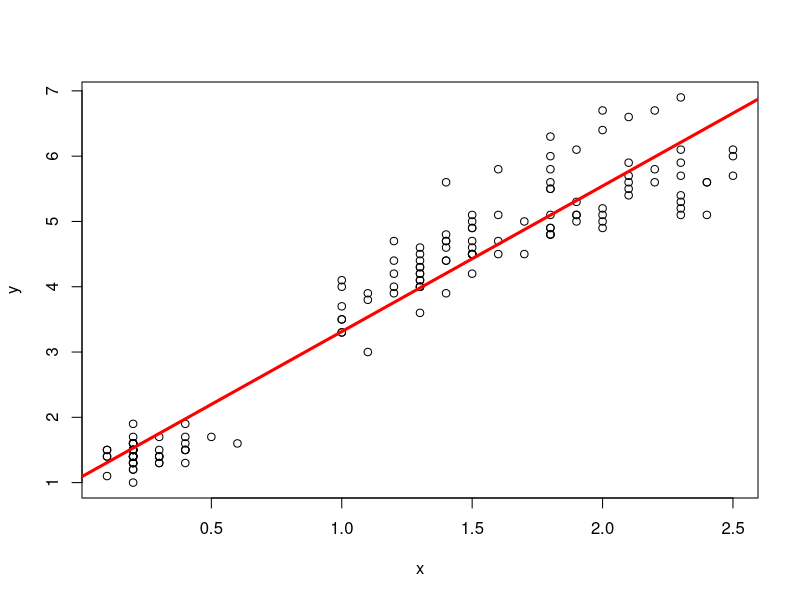
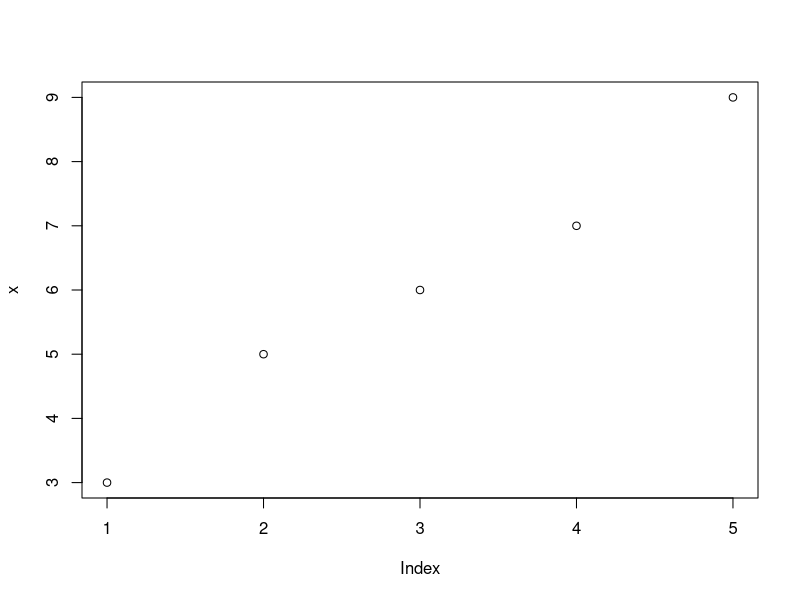
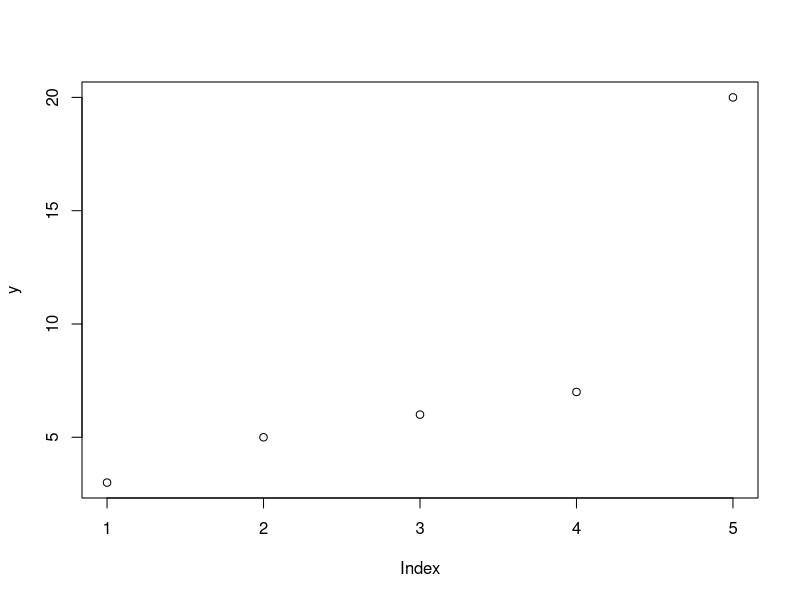
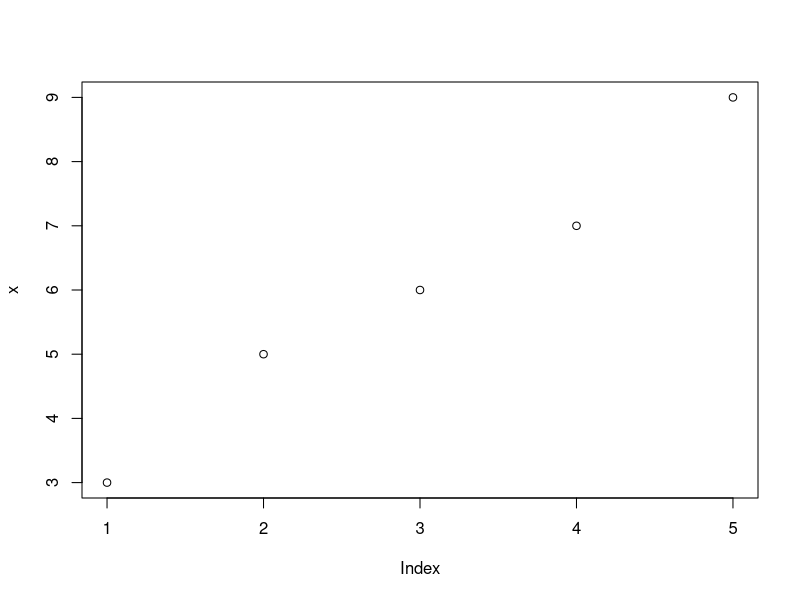
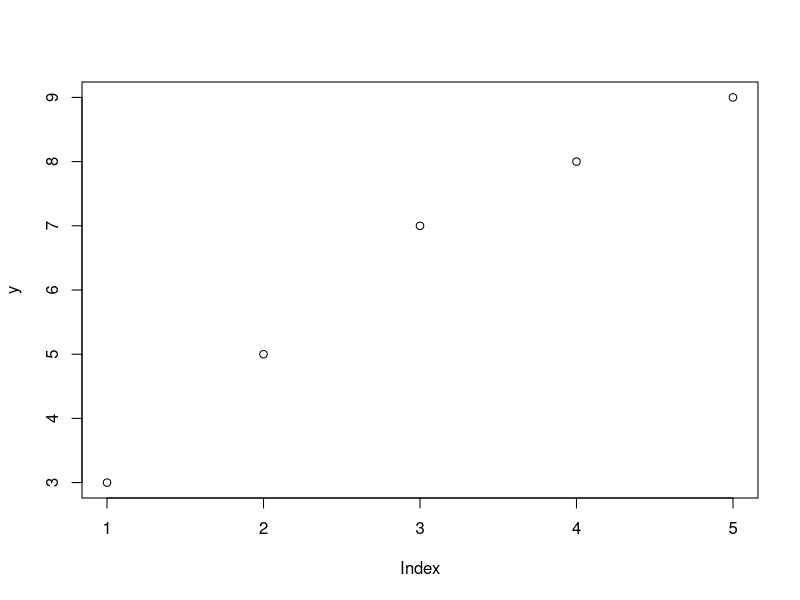
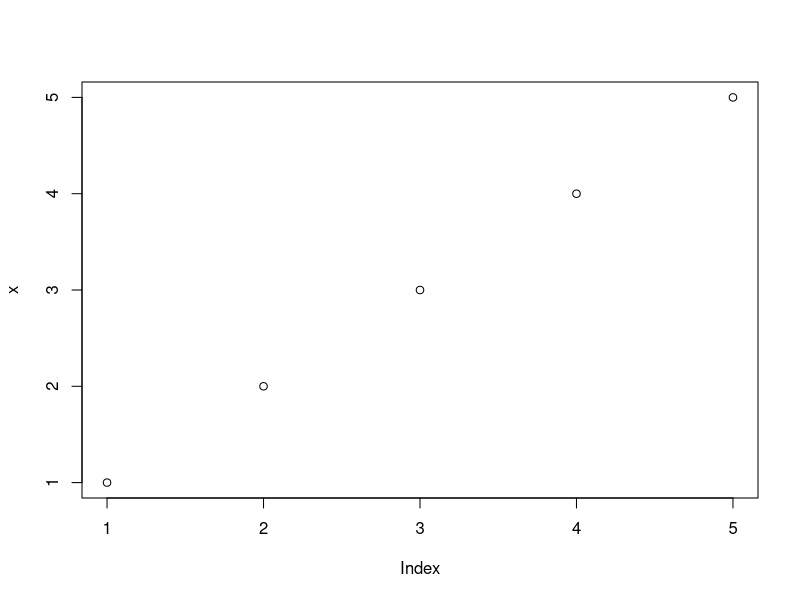
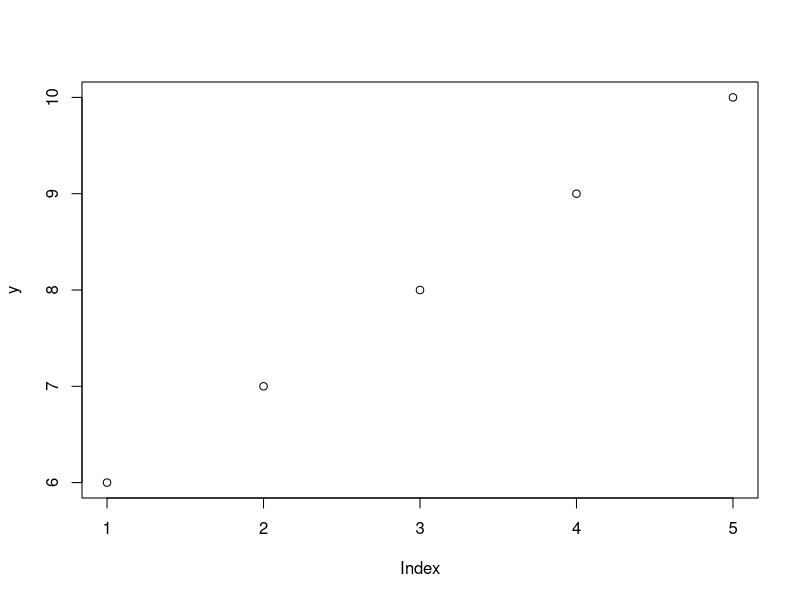
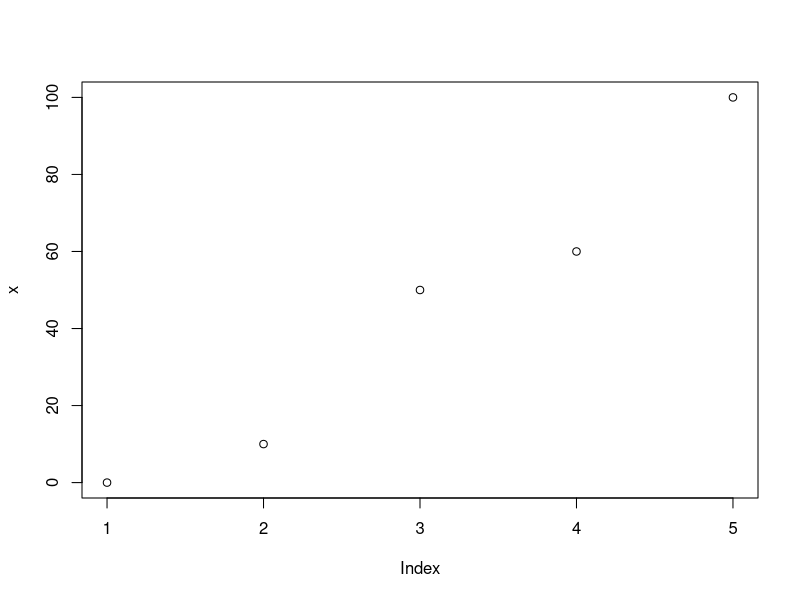

R code for these plots, in order:
## ---- chunk 1
knitr::opts_chunk$set(
  cache = FALSE, # if TRUE knitr will cache results to reuse in future knits
  fig.width = 6, # the width for plots created by code chunk
  fig.height = 4.5, # the height for plots created by code chunk
  fig.align = 'center', # how to align graphics. 'left', 'right', 'center'
  dpi = 150, 
  # eval = FALSE, # if FALSE, then the R code chunks are not evaluated
  # results = 'asis', # knitr passes through results without reformatting
  echo = TRUE, # if FALSE knitr won't display code in chunk above it's results
  message = TRUE, # if FALSE knitr won't display messages generated by code
  strip.white = TRUE, # if FALSE knitr won't remove white spaces at beg or end of code chunk
  warning = FALSE) # if FALSE knitr won't display warning messages in the doc
  # options(tinytex.verbose = TRUE)
## ---- chunk 2
3+2
3-2
3*2
3^2
## ---- chunk 3
data("iris")
head(iris)
## ---- chunk 4
?factor
lapply(iris, class) # lapply(dataset, function)
## ---- chunk 5
?table

# data_species <- iris[, c('Species')]
data_species <- iris$Species# isolates Species column
table(data_species)

## ---- chunk 6
?subset

dt_versicolor <- subset(iris, Species == "versicolor")
dt_versicolor

## ---- chunk 7
# ?median
# ?mean
med_sep_l <- median(iris[, c('Sepal.Length')])
print( paste("median sepal length -> " ,med_sep_l)) 
mean_sep_l <- mean(iris[, c('Sepal.Length')])
print( paste("mean sepal length -> " ,mean_sep_l))

med_sep_w <- median(iris[, c('Sepal.Width')])
print( paste("median sepal width -> " ,med_sep_w))
mean_sep_w <- mean(iris[, c('Sepal.Width')])
print( paste("mean sepal width -> " ,mean_sep_w))

med_pet_l <- median(iris[, c('Petal.Length')])
print( paste("median petal length -> " ,med_pet_l))
mean_pet_l <- mean(iris[, c('Petal.Length')])
print( paste("mean petal length -> " ,mean_pet_l))


med_pet_w <- median(iris[, c('Petal.Width')])
print( paste("median petal width -> " ,med_pet_w))
mean_pet_w <- mean(iris[, c('Petal.Width')])
print( paste("mean petal length -> " ,mean_pet_w))



## ---- chunk 8
?stats::lm
# ?plot
x <-iris[, c('Petal.Width')]
y <-iris[, c('Petal.Length')]
model1 <- lm(y ~ x)

plot(x,y)

abline(model1, lwd =3, col ="red")

## ---- chunk 9
# ?Summary
summary(model1)

## ---- chunk 10

# length of dataset 
dim(iris)[1]



## ---- chunk 11

lapply(iris, class)
  
## ---- chunk 12
   
iris$Species
## ---- chunk 13
?plot
?vector
x <- c(3, 5, 6, 7, 9)
y <- c(3, 5, 6, 7, 20)

plot(x)
plot(y)
## ---- chunk 14
x <- c(3, 5, 6, 7, 9)
y <- c(3, 5, 7, 8, 9)

plot(x)
plot(y)

## ---- chunk 15
x <- c(1, 2, 3, 4, 5)
y <- c(6, 7, 8, 9, 10)

plot(x)
plot(y)

## ---- chunk 16

x <- c(0, 10, 50, 60, 100)
y <- c(0, 100, 500, 600, 1000)

plot(x)
plot(y)

## ---- chunk 17
data("airquality")
# head(airquality)
# str(airquality)

#check air quality columns for nonusable -  NA data
 is.na(airquality$Wind) 
 is.na(airquality$Temp)
 is.na(airquality$Month)
 
# no cleaning required data has no Na values

# find the months for which data is available
dt_month = unique(airquality$Month)

# make an empty list to fill in the desired values
avg_temp_per_month <- vector(mode = "list", length = 0)
wind_speed_per_month <- vector(mode = "list", length = 0)

#iterate through each month whoes data is available
for(i in dt_month){
    aqPm <- subset(airquality, Month == i) # break aq into monthly dtset
    sz <- dim(aqPm)[1]# find the number of rows
    
    wind_sum <- sum(aqPm$Wind) # find the sum of wind
    avg_wind <- wind_sum/sz # average of sum
    wind_speed_per_month <-append(wind_speed_per_month, avg_wind)  # append to wind/month
    
    temp_sum <-sum(aqPm$Temp)
    avg_temp <- temp_sum/sz
    avg_temp_per_month <- append(avg_temp_per_month,avg_temp)
    
}
wind_speed_per_month <- unlist(wind_speed_per_month)
avg_temp_per_month <- unlist(avg_temp_per_month)


airquality_daughter.data <- data.frame(wind_speed_per_month, avg_temp_per_month, dt_month)

# View(airquality_daughter.data)
head(airquality_daughter.data)

# ?unique

